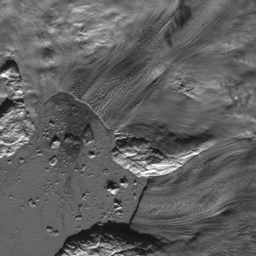
#> input picture paper/Upernavik-NE_LE07_L1TP_2001-03-11_015-009_T1_B4_1659-1_raw.png, 256 x 256 px
$ python -i functional.py   (imports and definitions only)   (older library calls are emulated)
#> lines starting #> are read from the running program, lines starting #| are printed output that depends on the picture; after the words box and inside, x2 and y2 are one past the last pixel; in counts of white or black regions, pixels touching at a corner belong together
#> further down, picture is the input picture: shape (256, 256, 3); min 20, max 253, mean 96.2
import cv2
# [2 lines not run here, left out]
import numpy as np
import math
from scipy.ndimage.filters import gaussian_filter
from scipy.misc import imresize
from functools import wraps

def vflip(img):
    return cv2.flip(img, 0)


def hflip(img):
    return cv2.flip(img, 1)


def random_flip(img, code):
    return cv2.flip(img, code)


def transpose(img):
    return img.transpose(1, 0, 2) if len(img.shape) > 2 else img.transpose(1, 0)


def rot90(img, factor):
    img = np.rot90(img, factor)
    return np.ascontiguousarray(img)


# [8 lines left out: function rotate, not called in this run]

def resize(img, width, height):
    return imresize(img, (width, height))

# [40 lines left out: functions shift_scale_rotate, center_crop, not called in this run]


def clip(img, dtype, maxval):
    return np.clip(img, 0, maxval).astype(dtype)


def clipped(func):
    # [4 lines left out: function wrapped_function, not called in this run]
    return wrapped_function


# [27 lines left out: functions shift_hsv, shift_rgb, clahe, not called in this run]

def blur(img, ksize):
    return cv2.blur(img, (ksize, ksize))

def median_blur(img, ksize):
    return cv2.medianBlur(img, ksize)

# [6 lines left out: function motion_blur, not called in this run]

def random_polosa(img):
    gray = cv2.cvtColor(img, cv2.COLOR_RGB2GRAY)
    if np.mean(gray) < 100:
        empty = np.zeros(img.shape[:2], dtype=np.uint8)
        xs, ys = np.random.randint(0, empty.shape[1]), np.random.randint(0, empty.shape[0])
#> xs = 172; ys = 47
        xe, ye = np.random.randint(0, empty.shape[1]), np.random.randint(0, empty.shape[0])
#> xe = 117; ye = 192
        factor = np.random.randint(1, 10) / 3.
        cv2.line(empty, (xs, ys), (xe, ye), np.max(gray) / factor, thickness=np.random.randint(10, 100))
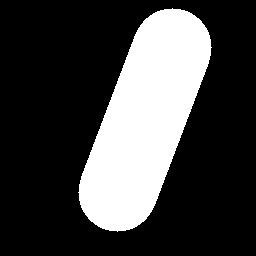
#> empty: shape (256, 256); values 0 (black) and 190 (white), 26% white; 1 white region, box (x1, y1, x2, y2) and area: (78, 8, 212, 232) 17036
        empty = cv2.blur(empty, (5, 5))
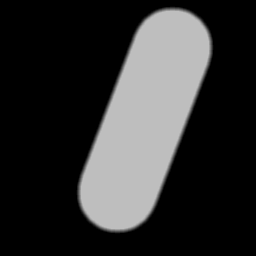
#> empty: shape (256, 256); min 0, max 190, mean 49.4
        empty = empty | gray
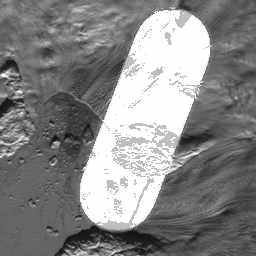
#> empty: shape (256, 256); min 21, max 255, mean 134.7
        return cv2.cvtColor(empty, cv2.COLOR_GRAY2RGB)
    return img

# [159 lines left out: functions distort1, distort2, elastic_transform_fast, remap_color, not called in this run]

def invert(img):
    return 255 - img

# [49 lines left out: functions channel_shuffle, gauss_noise, salt_pepper_noise, poisson_noise, speckle_noise, not called in this run]

@clipped
def random_brightness(img, alpha):
    return alpha * img

# [39 lines left out: functions random_contrast, to_three_channel_gray, to_gray, add_channel, fix_mask, not called in this run]

>>> import cv2
>>> picture = cv2.cvtColor(cv2.imread('paper/Upernavik-NE_LE07_L1TP_2001-03-11_015-009_T1_B4_1659-1_raw.png'), cv2.COLOR_BGR2RGB)
>>> result = random_polosa(picture)

$ run again, on paper/Dietrichson_LC08_L1TP_2014-06-17_082-237_T1_B5_shadowed.png
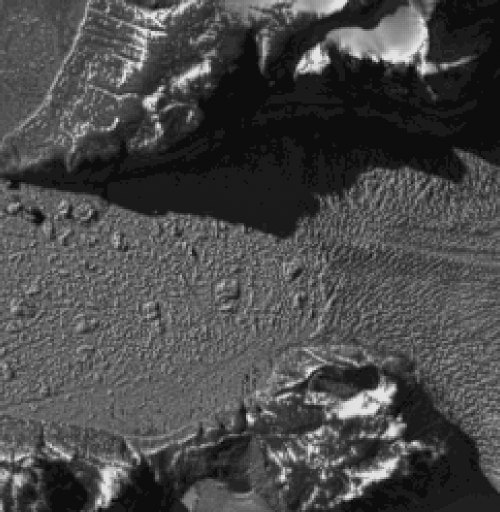
#> input picture paper/Dietrichson_LC08_L1TP_2014-06-17_082-237_T1_B5_shadowed.png, 999 x 1024 px (shown at 1/2 size)
#> picture is the input picture: shape (1024, 999, 3); min 11, max 229, mean 72.8
#> in random_polosa, `cv2.line(empty, (xs, ys), (xe, ye), np.max(gray) / factor, thickness=n..`:
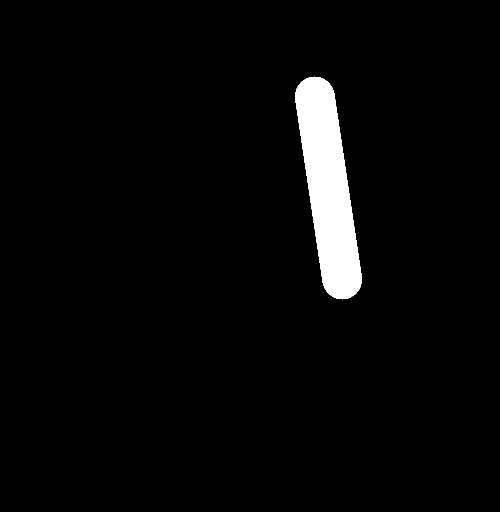
#> empty: shape (1024, 999) (shown at 1/2 size); values 0 (black) and 172 (white), 3.3% white; 1 white region, box (x1, y1, x2, y2) and area: (590, 153, 724, 599) 34116
#> in random_polosa, `empty = empty | gray`:
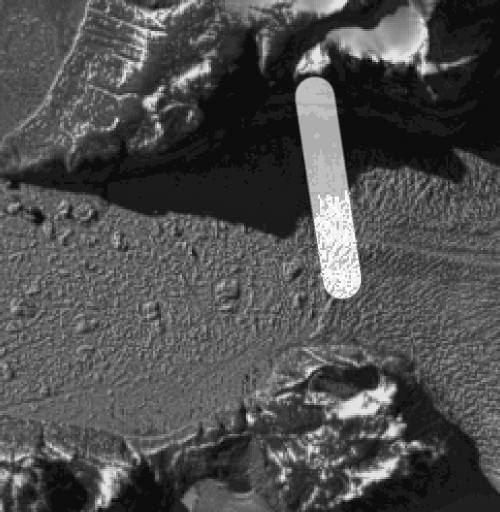
#> empty: shape (1024, 999) (shown at 1/2 size); min 11, max 255, mean 77.9
